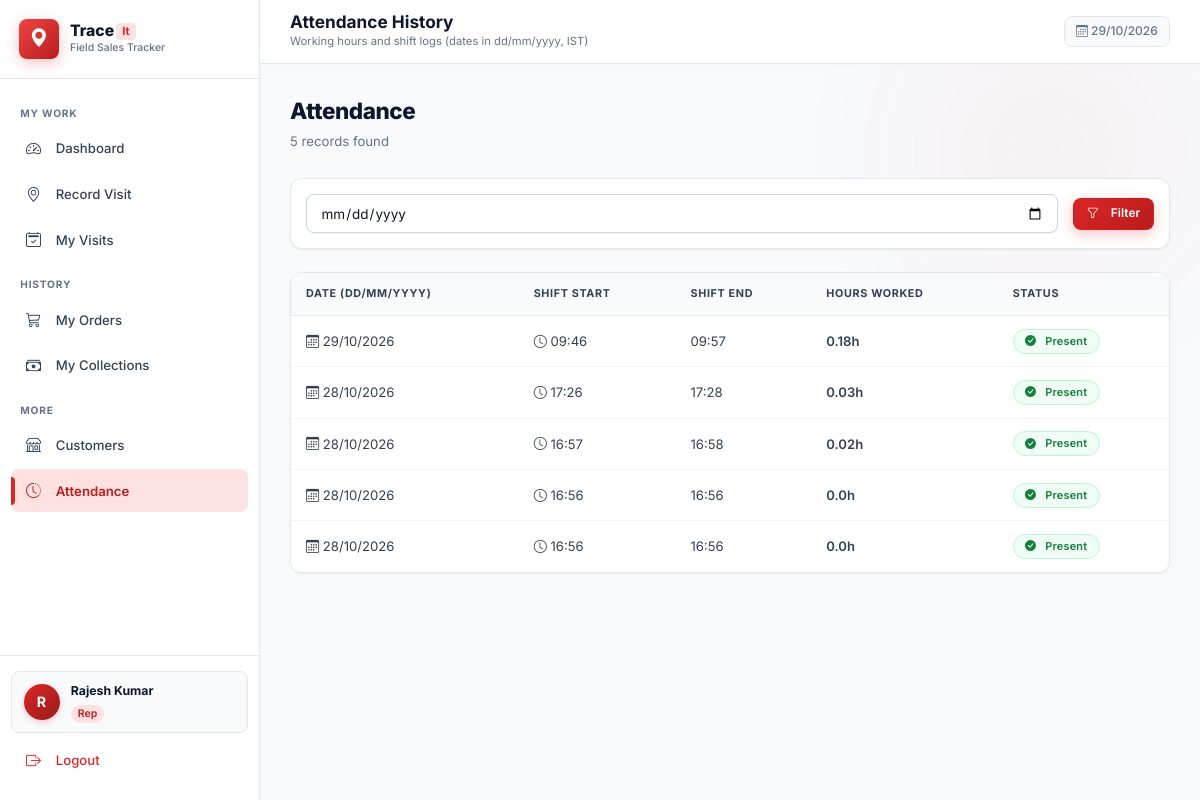
Screenshot of /attendance/ (signed in) with the database file from the repository.
### app/models.py (models this page shows, shortened)
class User(UserMixin, db.Model):
    __tablename__ = 'users'
    id = db.Column(db.Integer, primary_key=True)
    name = db.Column(db.String(100), nullable=False)
    email = db.Column(db.String(120), unique=True, nullable=False)
    phone = db.Column(db.String(20))
    password_hash = db.Column(db.String(256), nullable=False)
    role = db.Column(db.String(20), nullable=False, default='rep')  # 'admin' or 'rep'
    is_active = db.Column(db.Boolean, default=True)
    avatar_url = db.Column(db.String(200), default='')
    created_at = db.Column(db.DateTime, default=datetime.utcnow)
    visits = db.relationship('Visit', backref='rep', lazy=True, foreign_keys='Visit.rep_id')
    orders = db.relationship('Order', backref='rep', lazy=True, foreign_keys='Order.rep_id')
    attendances = db.relationship('Attendance', backref='rep', lazy=True)
    payments = db.relationship('Payment', backref='rep', lazy=True, foreign_keys='Payment.rep_id')
    locations = db.relationship('RepLocation', backref='rep', lazy=True)
    customers = db.relationship('Customer', backref='assigned_rep', lazy=True, foreign_keys='Customer.assigned_rep_id')
    beat_routes = db.relationship('BeatRoute', backref='rep', lazy=True)

class Attendance(db.Model):
    __tablename__ = 'attendance'
    id = db.Column(db.Integer, primary_key=True)
    rep_id = db.Column(db.Integer, db.ForeignKey('users.id'), nullable=False)
    attendance_date = db.Column(db.Date, nullable=False, default=datetime.utcnow)
    day_start = db.Column(db.DateTime)
    day_end = db.Column(db.DateTime)
    start_lat = db.Column(db.Float)
    start_lng = db.Column(db.Float)
    end_lat = db.Column(db.Float)
    end_lng = db.Column(db.Float)
    status = db.Column(db.String(20), default='absent')  # present, absent, half_day
    created_at = db.Column(db.DateTime, default=datetime.utcnow)
    def hours_worked(self):
        if self.day_start and self.day_end:
            delta = self.day_end - self.day_start
            return round(delta.total_seconds() / 3600, 2)
        return 0.0

### app/routes/attendance.py (the view, shortened to what this page needs)
@attendance_bp.route('/')
@login_required
def list_attendance():
    date_filter = request.args.get('date', '').strip()
    rep_filter = request.args.get('rep_id', type=int)
    query = Attendance.query
    if current_user.role != 'admin':
        query = query.filter(Attendance.rep_id == current_user.id)
    elif rep_filter:
        query = query.filter(Attendance.rep_id == rep_filter)
    records = query.order_by(
        Attendance.attendance_date.desc(), Attendance.day_start.desc(), Attendance.id.desc()
    ).limit(200).all()
    reps = User.query.filter_by(role='rep', is_active=True).order_by(User.name).all() if current_user.role == 'admin' else []
    return render_template(
        'attendance/list.html',
        records=records,
        reps=reps,
        selected_date=date_filter,
        selected_rep=rep_filter
    )

### app/timezone_utils.py (called while the page is built)
def now_ist() -> datetime:
    return datetime.now(timezone.utc) + IST_OFFSET

def today_ist() -> date:
    return now_ist().date()

### app/templates/attendance/list.html (shortened to what this page needs)
{% extends 'base.html' %}
{% block page_title %}Attendance History{% endblock %}
{% block page_subtitle %}Working hours and shift logs (dates in dd/mm/yyyy, IST){% endblock %}
{% block content %}
<div class="page-header">
  <div><h2>Attendance</h2><p>{{ records|length }} records found</p></div>
</div>
<div class="card mb-3" style="padding: 1rem;">
  <form method="GET" action="{{ url_for('attendance.list_attendance') }}" class="d-flex gap-2 flex-wrap align-center">
    <div style="flex: 1; min-width: 150px;">
      <input type="date" name="date" value="{{ selected_date }}" style="width: 100%;" title="Filter by date">
    </div>
    <button type="submit" class="btn btn-primary btn-sm"><i class="bi bi-funnel"></i> Filter</button>
  </form>
</div>
<div class="card" style="padding:0; overflow:hidden;">
  <div class="table-wrapper" style="border:none; border-radius:0;">
    <table>
      <thead>
        <tr>
          <th>Date (dd/mm/yyyy)</th><th>Shift Start</th><th>Shift End</th><th>Hours Worked</th><th>Status</th>
        </tr>
      </thead>
      <tbody>
        {% for r in records %}
        <tr>
          <td><i class="bi bi-calendar3"></i> {{ r.attendance_date.strftime('%d/%m/%Y') }}</td>
          <td><i class="bi bi-clock"></i> {{ r.day_start.strftime('%H:%M') if r.day_start else '—' }}</td>
          <td>{{ r.day_end.strftime('%H:%M') if r.day_end else '<span class="animate-pulse" style="color:var(--success); font-weight:600;"><i class="bi bi-circle-fill"></i> Active</span>' | safe }}</td>
          <td style="font-weight:600;">{{ r.hours_worked() }}h</td>
          <td>
            {% if r.status == 'present' %}<span class="badge badge-success"><i class="bi bi-check-circle-fill"></i> Present</span>
            {% elif r.status == 'half_day' %}<span class="badge badge-warning"><i class="bi bi-clock"></i> Half Day</span>
            {% else %}<span class="badge badge-danger"><i class="bi bi-x-circle-fill"></i> Absent</span>{% endif %}
          </td>
        </tr>
        {% endfor %}
      </tbody>
    </table>
  </div>
</div>
{% endblock %}

### app/templates/base.html (shortened to what this page needs)
<!DOCTYPE html>
<html lang="en">
<head>
  <link rel="stylesheet" href="{{ url_for('static', filename='css/style.css') }}">
  <link rel="stylesheet" href="https://cdn.jsdelivr.net/npm/bootstrap-icons@1.11.3/font/bootstrap-icons.min.css">
  <link rel="stylesheet" href="https://unpkg.com/leaflet@1.9.4/dist/leaflet.css">
</head>
<body>
{% if current_user.is_authenticated %}
<div class="app-layout">
  <aside class="sidebar" id="sidebar" aria-label="Main Navigation">
    <div class="sidebar-brand">
      <div class="brand-info">
        <div class="brand-icon"><i class="bi bi-geo-alt-fill"></i></div>
        <div>
          <div class="brand-text">Trace<span class="brand-tag">It</span></div>
          <div class="brand-sub">Field Sales Tracker</div>
        </div>
      </div>
    </div>
    <nav class="sidebar-nav">
      {% if current_user.role == 'admin' %}
      <div class="nav-section-title">Overview</div>
      <a href="{{ url_for('admin.dashboard') }}" class="nav-item {% if request.endpoint == 'admin.dashboard' %}active{% endif %}">
        <span class="nav-icon"><i class="bi bi-speedometer2"></i></span> Dashboard
      </a>
      <div class="nav-section-title">Team</div>
      <a href="{{ url_for('admin.team') }}" class="nav-item {% if 'team' in request.endpoint %}active{% endif %}">
        <span class="nav-icon"><i class="bi bi-people"></i></span> Sales Team
      </a>
      <a href="{{ url_for('customers.list_customers') }}" class="nav-item {% if 'customer' in request.endpoint %}active{% endif %}">
        <span class="nav-icon"><i class="bi bi-shop"></i></span> Customers
      </a>
      <div class="nav-section-title">Activity</div>
      <a href="{{ url_for('visits.list_visits') }}" class="nav-item {% if 'visit' in request.endpoint %}active{% endif %}">
        <span class="nav-icon"><i class="bi bi-calendar2-check"></i></span> All Visits
      </a>
      <a href="{{ url_for('orders.list_orders') }}" class="nav-item {% if 'order' in request.endpoint %}active{% endif %}">
        <span class="nav-icon"><i class="bi bi-cart3"></i></span> Orders
      </a>
      <a href="{{ url_for('payments.list_payments') }}" class="nav-item {% if 'payment' in request.endpoint %}active{% endif %}">
        <span class="nav-icon"><i class="bi bi-credit-card"></i></span> Payments
      </a>
      <div class="nav-section-title">Reports</div>
      <a href="{{ url_for('admin.reports_visits') }}" class="nav-item {% if 'reports_visits' in request.endpoint %}active{% endif %}">
        <span class="nav-icon"><i class="bi bi-bar-chart-line"></i></span> Visit Reports
      </a>
      <a href="{{ url_for('admin.reports_orders') }}" class="nav-item {% if 'reports_orders' in request.endpoint %}active{% endif %}">
        <span class="nav-icon"><i class="bi bi-graph-up"></i></span> Order Reports
      </a>
      <a href="{{ url_for('admin.reports_attendance') }}" class="nav-item {% if 'reports_attendance' in request.endpoint %}active{% endif %}">
        <span class="nav-icon"><i class="bi bi-clock-history"></i></span> Attendance
      </a>
      {% else %}
      <div class="nav-section-title">My Work</div>
      <a href="{{ url_for('rep.dashboard') }}" class="nav-item {% if request.endpoint == 'rep.dashboard' %}active{% endif %}">
        <span class="nav-icon"><i class="bi bi-speedometer2"></i></span> Dashboard
      </a>
      <a href="{{ url_for('visits.record_visit') }}" class="nav-item {% if 'record' in request.endpoint %}active{% endif %}">
        <span class="nav-icon"><i class="bi bi-geo-alt"></i></span> Record Visit
      </a>
      <a href="{{ url_for('visits.list_visits') }}" class="nav-item {% if request.endpoint == 'visits.list_visits' %}active{% endif %}">
        <span class="nav-icon"><i class="bi bi-calendar2-check"></i></span> My Visits
      </a>
      <div class="nav-section-title">History</div>
      <a href="{{ url_for('orders.list_orders') }}" class="nav-item {% if request.endpoint == 'orders.list_orders' %}active{% endif %}">
        <span class="nav-icon"><i class="bi bi-cart3"></i></span> My Orders
      </a>
      <a href="{{ url_for('payments.list_payments') }}" class="nav-item {% if request.endpoint == 'payments.list_payments' %}active{% endif %}">
        <span class="nav-icon"><i class="bi bi-cash-stack"></i></span> My Collections
      </a>
      <div class="nav-section-title">More</div>
      <a href="{{ url_for('customers.list_customers') }}" class="nav-item {% if 'customer' in request.endpoint %}active{% endif %}">
        <span class="nav-icon"><i class="bi bi-shop"></i></span> Customers
      </a>
      <a href="{{ url_for('attendance.list_attendance') }}" class="nav-item {% if 'attendance' in request.endpoint %}active{% endif %}">
        <span class="nav-icon"><i class="bi bi-clock-history"></i></span> Attendance
      </a>
      {% endif %}
    </nav>
    <div class="sidebar-footer">
      <div class="user-info">
        <div class="user-avatar">{{ current_user.name[0].upper() }}</div>
        <div class="user-details">
          <div class="user-name">{{ current_user.name }}</div>
          <span class="user-role">{{ current_user.role|capitalize }}</span>
        </div>
      </div>
      <a href="{{ url_for('auth.logout') }}" class="nav-item logout-link">
        <span class="nav-icon"><i class="bi bi-box-arrow-right"></i></span> Logout
      </a>
    </div>
  </aside>
  <div class="main-content">
    <header class="topbar">
      <div class="d-flex align-center gap-2 topbar-left">
        <div class="topbar-heading">
          <h1 class="topbar-title">{% block page_title %}{% endblock %}</h1>
          <div class="topbar-subtitle">{% block page_subtitle %}{% endblock %}</div>
        </div>
      </div>
      <div class="topbar-actions">
        {% if current_user.role == 'rep' %}
        <span class="topbar-date"><i class="bi bi-calendar3"></i> {{ now.strftime('%d/%m/%Y') if now else '' }}</span>
        {% endif %}
      </div>
    </header>
    <main class="page-content animate-fade-in">
      {% block content %}{% endblock %}
    </main>
  </div>
</div>
{% endif %}
</body>
</html>

### rows the page displays
User: name "R", name "Rajesh Kumar", role "Rep"
Attendance: attendance_date "29/10/2026", day_start "09:46", day_end "09:57", hours_worked "0.18", status "present" (drawn)
Attendance: attendance_date "28/10/2026", day_start "17:26", day_end "17:28", hours_worked "0.03", status "present" (drawn)
Attendance: attendance_date "28/10/2026", day_start "16:57", day_end "16:58", hours_worked "0.02", status "present" (drawn)
Attendance: attendance_date "28/10/2026", day_start "16:56", day_end "16:56", hours_worked "0.0", status "present" (drawn)
Attendance: attendance_date "28/10/2026", day_start "16:56", day_end "16:56", hours_worked "0.0", status "present" (drawn)

### other values shown
{{ now.strftime('%d/%m/%Y') if now else '' }} "29/10/2026"
{{ records|length }} "5"
